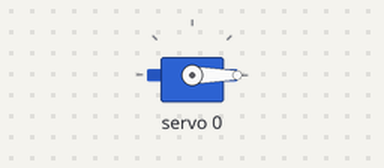
Bench run of a sketch on a simulated ESP32. Shown: servo.

Above: at 0.05 s.
At 1.5 s:
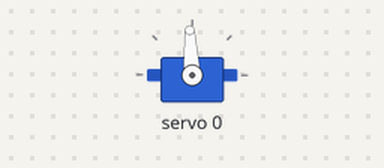
At 3.0 s:
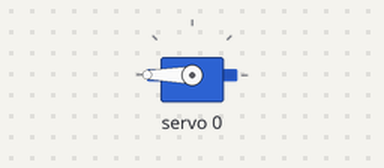
Timing chart, 0 to 6.9 s (numbered marks = the images above):
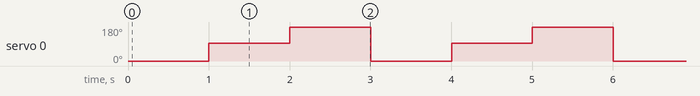

Measured:
- by itself, servo 0: repeats every 3.0 s: 180° 1.0 s, 0° 1.0 s, 93° 1.0 s

The sketch:

esp32-motor-driver.ino
```cpp
#include <Wire.h>
#include <Adafruit_PWMServoDriver.h>

// I2C pins for esp32
#define SDA_PIN 21
#define SCL_PIN 22

// Servo PWM frequency
#define SERVO_FREQ 50

// PCA9685 12-bit resolution
#define SERVO_COUNTS 4096

#define SERVO_PERIOD_US (1000000 / SERVO_FREQ)

// Min and max servo pulse width in us out of 20ms
#define SERVO_PW_MIN_US 500
#define SERVO_PW_MAX_US 2500

// Min and max angles
#define SERVO_ANGLE_MIN 0
#define SERVO_ANGLE_MAX 180

Adafruit_PWMServoDriver pwm = Adafruit_PWMServoDriver(0x40);

// Wrapper function to control angles instead of counts
void setServoAngle(uint8_t channel, int angle) {
  int pulse_us = map(
    angle,
    SERVO_ANGLE_MIN,
    SERVO_ANGLE_MAX,
    SERVO_PW_MIN_US,
    SERVO_PW_MAX_US
  );

  // Angle to counts conversion
  int pulse_count = (pulse_us * SERVO_COUNTS) / SERVO_PERIOD_US;

  pwm.setPWM(channel, 0, pulse_count);
}

void setup() {
  Wire.begin(SDA_PIN, SCL_PIN);

  pwm.begin();
  pwm.setPWMFreq(SERVO_FREQ);
}

void loop() {
  setServoAngle(0, 0);
  delay(1000);

  setServoAngle(0, 90);
  delay(1000);

  setServoAngle(0, 180);
  delay(1000);
}
```
